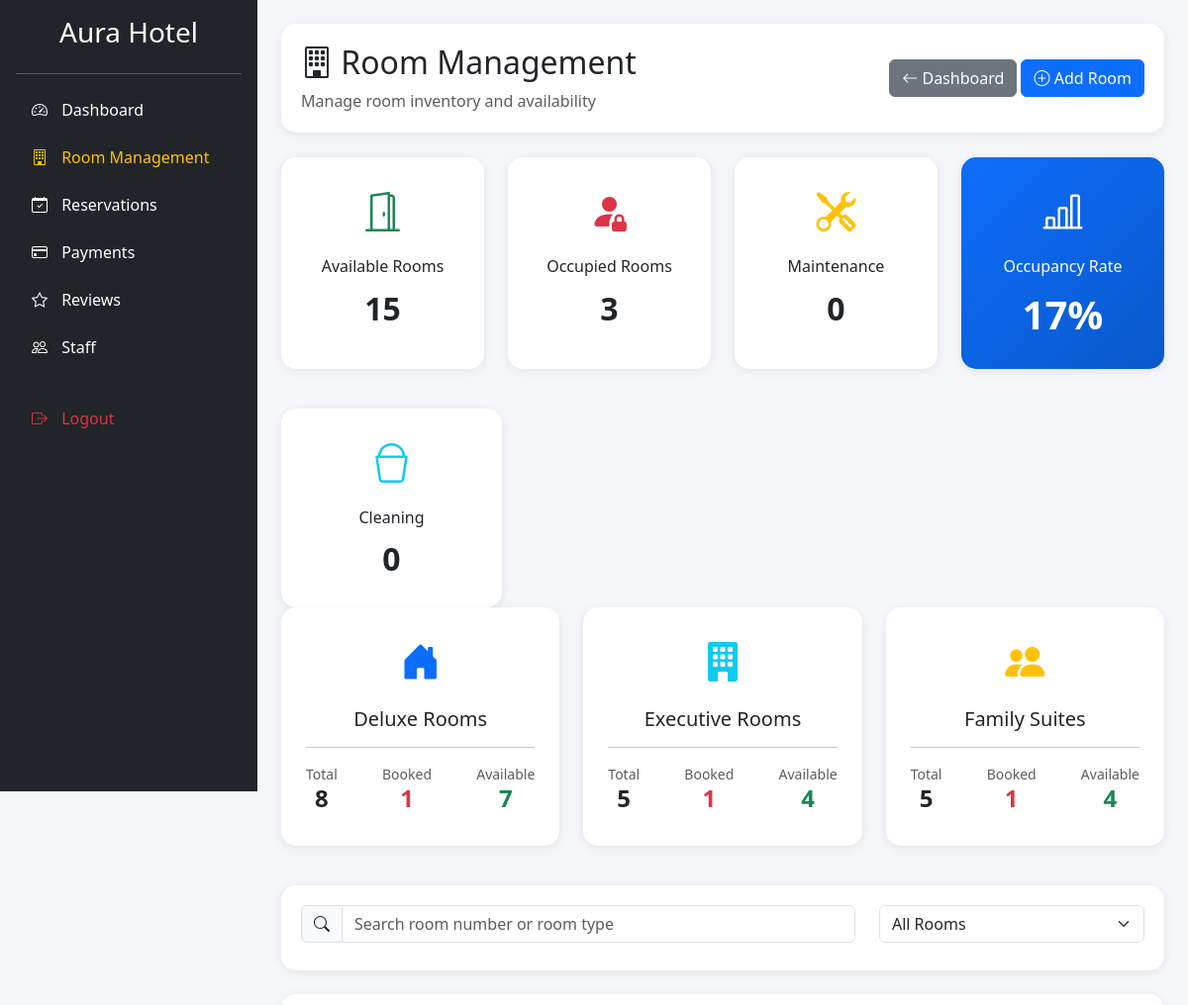
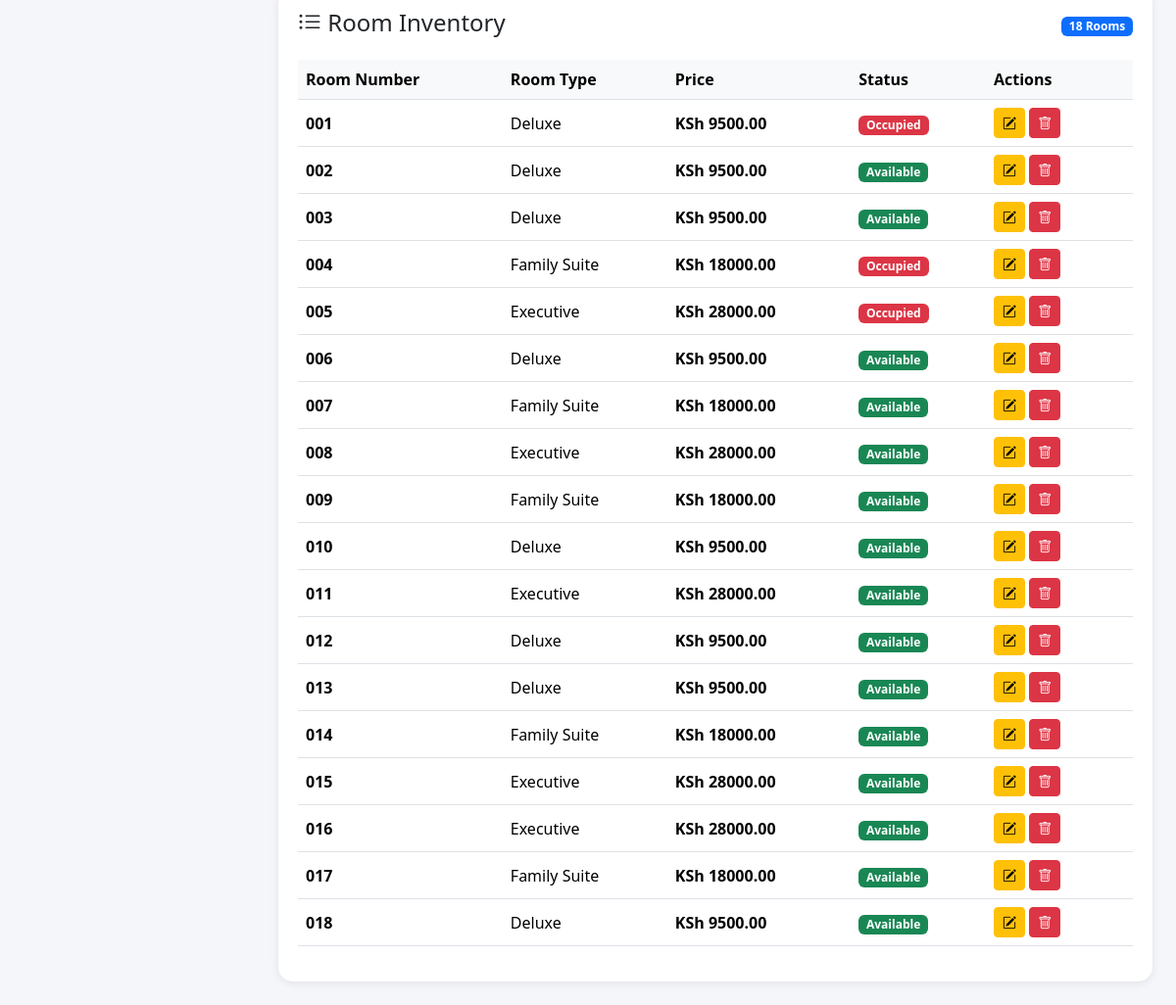
/management/, run on the app's committed database (2 pictures, top to bottom).
### rooms/models.py (models this page shows, shortened)
class Room(models.Model):
    STATUS_CHOICES = [
        ('Available', 'Available'),
        ('Occupied', 'Occupied'),
        ('Cleaning', 'Cleaning'),
        ('Maintenance', 'Maintenance'),
    ]
    room_number = models.CharField(max_length=10)
    room_type = models.CharField(max_length=50)
    price = models.DecimalField(
        max_digits=10,
        decimal_places=2
    )
    status = models.CharField(
        max_length=20,
        choices=STATUS_CHOICES,
        default='Available'
    )

### rooms/views.py (the view)
# urls.py: path('', views.room_management, name='room_management'),
def room_management(request):
    print("=== ROOM MANAGEMENT VIEW EXECUTED ===")
    sync_room_statuses()
    rooms = Room.objects.all()
    total_rooms = Room.objects.count()
    occupied_rooms = Reservation.objects.filter(
        status='Checked In'
    ).count()
    booked_reservations = Reservation.objects.filter(
        status='Booked'
    ).count()
    maintenance_rooms = Room.objects.filter(
        status='Maintenance'
    ).count()
    cleaning_rooms = Room.objects.filter(
    status='Cleaning'
    ).count()
    available_rooms = Room.objects.filter(
        status='Available'
    ).count()
    occupancy_rate = 0
    if total_rooms > 0:
        occupancy_rate = round(
            (occupied_rooms / total_rooms) * 100
        )
    deluxe_total = Room.objects.filter(
        room_type='Deluxe'
    ).count()
    deluxe_booked = Room.objects.filter(
        room_type='Deluxe',
        status='Occupied'
    ).count()
    deluxe_available = Room.objects.filter(
        room_type='Deluxe',
        status='Available'
    ).count()
    executive_total = Room.objects.filter(
        room_type='Executive'
    ).count()
    executive_booked = Room.objects.filter(
        room_type='Executive',
        status='Occupied'
    ).count()
    executive_available = Room.objects.filter(
        room_type='Executive',
        status='Available'
    ).count()
    family_total = Room.objects.filter(
        room_type='Family Suite'
    ).count()
    family_booked = Room.objects.filter(
        room_type='Family Suite',
        status='Occupied'
    ).count()
    family_available = Room.objects.filter(
        room_type='Family Suite',
        status='Available'
    ).count()
    context = {
        'rooms': rooms,
        'total_rooms': total_rooms,
        'available_rooms': available_rooms,
        'occupied_rooms': occupied_rooms,
        'maintenance_rooms': maintenance_rooms,
        'occupancy_rate': occupancy_rate,
        'cleaning_rooms': cleaning_rooms,
        'booked_reservations': booked_reservations,
        'deluxe_total': deluxe_total,
        'deluxe_available': deluxe_available,
        'deluxe_booked': deluxe_booked,
        'executive_total': executive_total,
        'executive_available': executive_available,
        'executive_booked': executive_booked,
        'family_total': family_total,
        'family_available': family_available,
        'family_booked': family_booked,
    }
    return render(
        request,
        'room_management.html',
        context
    )

### hotel/templates/room_management.html (shortened to what this page needs)
<!DOCTYPE html>
<html lang="en">
<head>
    <link href="https://cdn.jsdelivr.net/npm/bootstrap@5.3.3/dist/css/bootstrap.min.css"
          rel="stylesheet">
    <link rel="stylesheet"
          href="https://cdn.jsdelivr.net/npm/bootstrap-icons@1.11.3/font/bootstrap-icons.min.css">
</head>
<body>
<div class="d-flex">
<div class="bg-dark text-white p-3"
     style="width:260px; height:100vh; position:sticky; top:0; overflow-y:auto;">
        <h3 class="text-center mb-4">
            Aura Hotel
        </h3>
        <hr>
        <ul class="nav flex-column">
            <li class="nav-item mb-2">
                <a href="{% url 'reception_dashboard' %}"
                   class="nav-link text-white">
                    <i class="bi bi-speedometer2"></i>
                    Dashboard
                </a>
            </li>
            <li class="nav-item mb-2">
                <a href="{% url 'room_management' %}"
                   class="nav-link text-warning">
                    <i class="bi bi-building"></i>
                    Room Management
                </a>
            </li>
            <li class="nav-item mb-2">
                <a href="/reservations/"
                   class="nav-link text-white">
                    <i class="bi bi-calendar-check"></i>
                    Reservations
                </a>
            </li>
            <li class="nav-item mb-2">
                <a href="/payments/"
                   class="nav-link text-white">
                    <i class="bi bi-credit-card"></i>
                    Payments
                </a>
            </li>
            <li class="nav-item mb-2">
                <a href="/reviews/"
                   class="nav-link text-white">
                    <i class="bi bi-star"></i>
                    Reviews
                </a>
            </li>
            <li class="nav-item mb-2">
                <a href="/staff/"
                   class="nav-link text-white">
                    <i class="bi bi-people"></i>
                    Staff
                </a>
            </li>
            <li class="nav-item mt-4">
                <a href="{% url 'logout' %}"
                   class="nav-link text-danger">
                    <i class="bi bi-box-arrow-right"></i>
                    Logout
                </a>
            </li>
        </ul>
    </div>
    <div class="flex-grow-1 p-4">
    <div class="header-card">
        <div class="d-flex justify-content-between align-items-center">
            <div>
                <h2>
                    <i class="bi bi-building"></i>
                    Room Management
                </h2>
                <p class="text-muted mb-0">
                    Manage room inventory and availability
                </p>
            </div>
            <div>
                <a href="{% url 'reception_dashboard' %}"
                   class="btn btn-secondary">
                    <i class="bi bi-arrow-left"></i>
                    Dashboard
                </a>
                <a href="{% url 'create_room' %}"
                   class="btn btn-primary">
                    <i class="bi bi-plus-circle"></i>
                    Add Room
                </a>
            </div>
        </div>
    </div>
    <div class="row mb-4">
        <div class="col-lg-3 col-md-6 mb-3">
            <div class="summary-card">
                <i class="bi bi-door-open fs-1 text-success"></i>
                <h6 class="mt-3">
                    Available Rooms
                </h6>
                <div class="summary-number">
                    {{ available_rooms }}
                </div>
            </div>
        </div>
        <div class="col-lg-3 col-md-6 mb-3">
            <div class="summary-card">
                <i class="bi bi-person-fill-lock fs-1 text-danger"></i>
                <h6 class="mt-3">
                    Occupied Rooms
                </h6>
                <div class="summary-number">
                    {{ occupied_rooms }}
                </div>
            </div>
        </div>
        <div class="col-lg-3 col-md-6 mb-3">
            <div class="summary-card">
                <i class="bi bi-tools fs-1 text-warning"></i>
                <h6 class="mt-3">
                    Maintenance
                </h6>
                <div class="summary-number">
                    {{ maintenance_rooms }}
                </div>
            </div>
        </div>
        <div class="col-lg-3 col-md-6 mb-3">
            <div class="summary-card occupancy-card">
                <i class="bi bi-bar-chart-line fs-1"></i>
                <h6 class="mt-3">
                    Occupancy Rate
                </h6>
                <div class="occupancy-rate">
                    {{ occupancy_rate }}%
                </div>
            </div>
        </div>
    </div>
    <div class="col-lg-3 col-md-6">
    <div class="summary-card">
        <i class="bi bi-bucket fs-1 text-info"></i>
        <h6 class="mt-3">
            Cleaning
        </h6>
        <div class="summary-number">
            {{ cleaning_rooms }}
        </div>
    </div>
</div>
<div class="row mb-4">
    <div class="col-lg-4 mb-3">
        <div class="summary-card">
            <i class="bi bi-house-door-fill fs-1 text-primary"></i>
            <h5 class="mt-3">
                Deluxe Rooms
            </h5>
            <hr>
            <div class="d-flex justify-content-between text-center">
                <div>
                    <small class="text-muted d-block">
                        Total
                    </small>
                    <h4 class="fw-bold">
                        {{ deluxe_total }}
                    </h4>
                </div>
                <div>
                    <small class="text-muted d-block">
                        Booked
                    </small>
                    <h4 class="fw-bold text-danger">
                        {{ deluxe_booked }}
                    </h4>
                </div>
                <div>
                    <small class="text-muted d-block">
                        Available
                    </small>
                    <h4 class="fw-bold text-success">
                        {{ deluxe_available }}
                    </h4>
                </div>
            </div>
        </div>
    </div>
    <div class="col-lg-4 mb-3">
        <div class="summary-card">
            <i class="bi bi-building-fill fs-1 text-info"></i>
            <h5 class="mt-3">
                Executive Rooms
            </h5>
            <hr>
            <div class="d-flex justify-content-between text-center">
                <div>
                    <small class="text-muted d-block">
                        Total
                    </small>
                    <h4 class="fw-bold">
                        {{ executive_total }}
                    </h4>
                </div>
                <div>
                    <small class="text-muted d-block">
                        Booked
                    </small>
                    <h4 class="fw-bold text-danger">
                        {{ executive_booked }}
                    </h4>
                </div>
                <div>
                    <small class="text-muted d-block">
                        Available
                    </small>
                    <h4 class="fw-bold text-success">
                        {{ executive_available }}
                    </h4>
                </div>
            </div>
        </div>
    </div>
    <div class="col-lg-4 mb-3">
        <div class="summary-card">
            <i class="bi bi-people-fill fs-1 text-warning"></i>
            <h5 class="mt-3">
                Family Suites
            </h5>
            <hr>
            <div class="d-flex justify-content-between text-center">
                <div>
                    <small class="text-muted d-block">
                        Total
                    </small>
                    <h4 class="fw-bold">
                        {{ family_total }}
                    </h4>
                </div>
                <div>
                    <small class="text-muted d-block">
                        Booked
                    </small>
                    <h4 class="fw-bold text-danger">
                        {{ family_booked }}
                    </h4>
                </div>
                <div>
                    <small class="text-muted d-block">
                        Available
                    </small>
                    <h4 class="fw-bold text-success">
                        {{ family_available }}
                    </h4>
                </div>
            </div>
        </div>
    </div>
</div>
    <div class="table-card mb-4">
        <div class="row">
            <div class="col-md-8 mb-2">
                <div class="input-group">
                    <span class="input-group-text">
                        <i class="bi bi-search"></i>
                    </span>
                    <input type="text"
                           class="form-control"
                           placeholder="Search room number or room type">
                </div>
            </div>
            <div class="col-md-4 mb-2">
                <select class="form-select">
                    <option>All Rooms</option>
                </select>
            </div>
        </div>
    </div>
    <div class="table-card">
        <div class="d-flex justify-content-between align-items-center mb-3">
            <h4>
                <i class="bi bi-list-ul"></i>
                Room Inventory
            </h4>
            <span class="badge bg-primary">
                {{ rooms|length }} Rooms
            </span>
        </div>
        <div class="table-responsive">
            <table class="table table-hover align-middle">
                <thead>
                    <tr>
                        <th>Room Number</th>
                        <th>Room Type</th>
                        <th>Price</th>
                        <th>Status</th>
                        <th width="150">Actions</th>
                    </tr>
                </thead>
                <tbody>
                    {% for room in rooms %}
                    <tr>
                        <td class="room-number">
                            {{ room.room_number }}
                        </td>
                        <td>
                            {{ room.room_type }}
                        </td>
                        <td class="price">
                            KSh {{ room.price }}
                        </td>
                                <td>
                                    {% if room.status == 'Available' %}
                                        <span class="badge bg-success">
                                            Available
                                        </span>
                                    {% elif room.status == 'Occupied' %}
                                        <span class="badge bg-danger">
                                            Occupied
                                        </span>
                                            {% elif room.status == 'Cleaning' %}
                                        <span class="badge bg-info">
                                            Cleaning
                                        </span>
                                    {% elif room.status == 'Maintenance' %}
                                        <span class="badge bg-warning text-dark">
                                            Maintenance
                                        </span>
                                    {% endif %}
                                </td>
                        <td>
                            <a href="{% url 'edit_room' room.id %}"
                               class="btn btn-sm btn-warning">
                                <i class="bi bi-pencil-square"></i>
                            </a>
                            <a href="{% url 'delete_room' room.id %}"
                               class="btn btn-sm btn-danger"
                               onclick="return confirm('Delete this room?');">
                                <i class="bi bi-trash"></i>
                            </a>
                        </td>
                    </tr>
                    {% endfor %}
                </tbody>
            </table>
        </div>
    </div>
    </div>
</div>
</body>
</html>

### data on the page
Room: room_number "001", room_type "Deluxe", price "9500.00", status "Occupied"
Room: room_number "002", room_type "Deluxe", price "9500.00", status "Available"
Room: room_number "003", room_type "Deluxe", price "9500.00", status "Available"
Room: room_number "004", room_type "Family Suite", price "18000.00", status "Occupied"
Room: room_number "005", room_type "Executive", price "28000.00", status "Occupied"
Room: room_number "006", room_type "Deluxe", price "9500.00", status "Available"
Room: room_number "007", room_type "Family Suite", price "18000.00", status "Available"
Room: room_number "008", room_type "Executive", price "28000.00", status "Available"
Room: room_number "009", room_type "Family Suite", price "18000.00", status "Available"
Room: room_number "010", room_type "Deluxe", price "9500.00", status "Available"
Room: room_number "011", room_type "Executive", price "28000.00", status "Available"
Room: room_number "012", room_type "Deluxe", price "9500.00", status "Available"
Room: room_number "013", room_type "Deluxe", price "9500.00", status "Available"
Room: room_number "014", room_type "Family Suite", price "18000.00", status "Available"
Room: room_number "015", room_type "Executive", price "28000.00", status "Available"
Room: room_number "016", room_type "Executive", price "28000.00", status "Available"
Room: room_number "017", room_type "Family Suite", price "18000.00", status "Available"
Room: room_number "018", room_type "Deluxe", price "9500.00", status "Available"

### other printed values
{{ available_rooms }} "15"
{{ occupied_rooms }} "3"
{{ maintenance_rooms }} "0"
{{ occupancy_rate }} "17"
{{ cleaning_rooms }} "0"
{{ deluxe_total }} "8"
{{ deluxe_booked }} "1"
{{ deluxe_available }} "7"
{{ executive_total }} "5"
{{ executive_booked }} "1"
{{ executive_available }} "4"
{{ family_total }} "5"
{{ family_booked }} "1"
{{ family_available }} "4"
{{ rooms|length }} "18"
